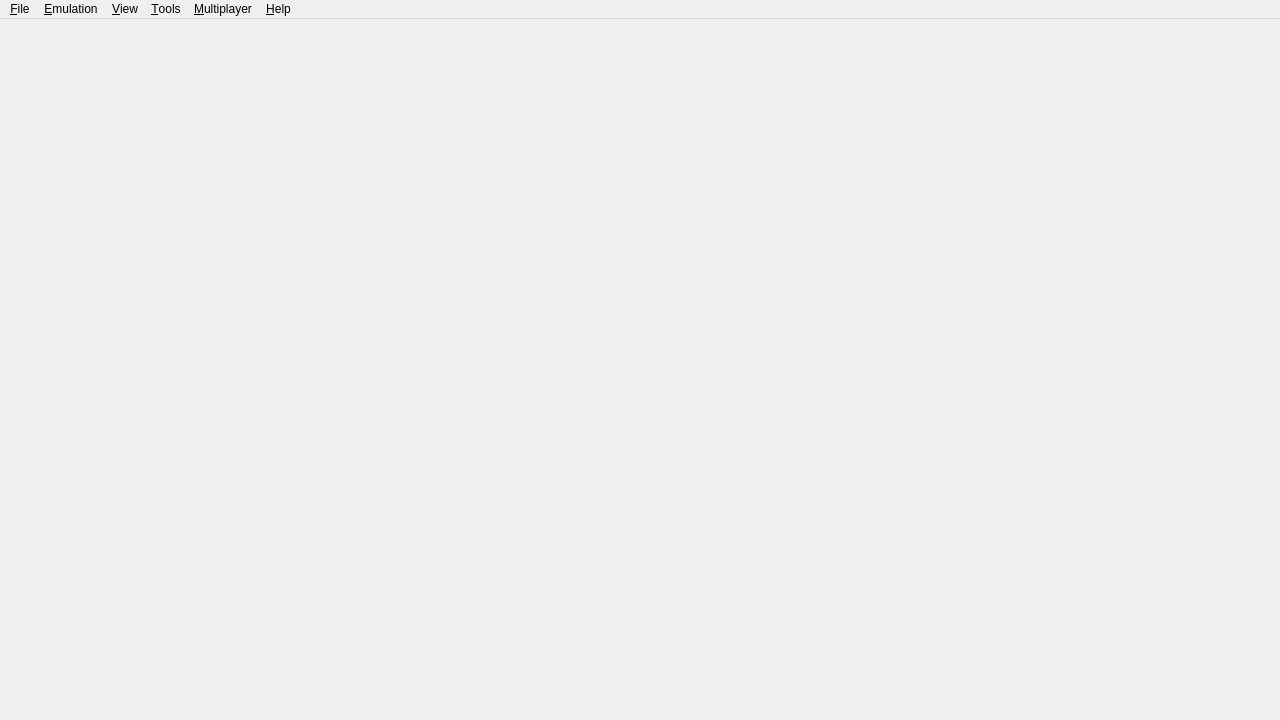
<?xml version="1.0" encoding="UTF-8"?>
<ui version="4.0">
 <class>MainWindow</class>
 <widget class="QMainWindow" name="MainWindow">
  <property name="geometry">
   <rect>
    <x>0</x>
    <y>0</y>
    <width>1280</width>
    <height>720</height>
   </rect>
  </property>
  <property name="windowTitle">
   <string>atlantis</string>
  </property>
  <property name="windowIcon">
   <iconset resource="atlantis.qrc">
    <normaloff>:/img/atlantis.ico</normaloff>:/img/atlantis.ico</iconset>
  </property>
  <property name="tabShape">
   <enum>QTabWidget::Rounded</enum>
  </property>
  <property name="dockNestingEnabled">
   <bool>true</bool>
  </property>
  <widget class="QWidget" name="centralwidget">
   <layout class="QHBoxLayout" name="horizontalLayout">
    <property name="leftMargin">
     <number>0</number>
    </property>
    <property name="topMargin">
     <number>0</number>
    </property>
    <property name="rightMargin">
     <number>0</number>
    </property>
    <property name="bottomMargin">
     <number>0</number>
    </property>
   </layout>
  </widget>
  <widget class="QMenuBar" name="menubar">
   <property name="geometry">
    <rect>
     <x>0</x>
     <y>0</y>
     <width>1280</width>
     <height>21</height>
    </rect>
   </property>
   <widget class="QMenu" name="menu_File">
    <property name="title">
     <string>&amp;File</string>
    </property>
    <widget class="QMenu" name="menu_recent_files">
     <property name="title">
      <string>&amp;Recent Files</string>
     </property>
    </widget>
    <addaction name="action_Install_File_NAND"/>
    <addaction name="separator"/>
    <addaction name="action_Load_File"/>
    <addaction name="action_Load_Folder"/>
    <addaction name="separator"/>
    <addaction name="menu_recent_files"/>
    <addaction name="separator"/>
    <addaction name="action_Load_Amiibo"/>
    <addaction name="separator"/>
    <addaction name="action_Open_atlantis_Folder"/>
    <addaction name="separator"/>
    <addaction name="action_Exit"/>
   </widget>
   <widget class="QMenu" name="menu_Emulation">
    <property name="title">
     <string>&amp;Emulation</string>
    </property>
    <addaction name="action_Pause"/>
    <addaction name="action_Stop"/>
    <addaction name="action_Restart"/>
    <addaction name="separator"/>
    <addaction name="action_Configure"/>
    <addaction name="action_Configure_Current_Game"/>
   </widget>
   <widget class="QMenu" name="menu_View">
    <property name="title">
     <string>&amp;View</string>
    </property>
    <widget class="QMenu" name="menu_Reset_Window_Size">
     <property name="title">
      <string>&amp;Reset Window Size</string>
     </property>
    </widget>
    <widget class="QMenu" name="menu_View_Debugging">
     <property name="title">
      <string>&amp;Debugging</string>
     </property>
    </widget>
    <action name="action_Reset_Window_Size_720">
     <property name="text">
      <string>Reset Window Size to &amp;720p</string>
     </property>
     <property name="iconText">
      <string>Reset Window Size to 720p</string>
     </property>
    </action>
    <action name="action_Reset_Window_Size_900">
     <property name="text">
      <string>Reset Window Size to &amp;900p</string>
     </property>
     <property name="iconText">
      <string>Reset Window Size to 900p</string>
     </property>
    </action>
    <action name="action_Reset_Window_Size_1080">
     <property name="text">
      <string>Reset Window Size to &amp;1080p</string>
     </property>
     <property name="iconText">
      <string>Reset Window Size to 1080p</string>
     </property>
    </action>
    <addaction name="action_Fullscreen"/>
    <addaction name="action_Single_Window_Mode"/>
    <addaction name="action_Display_Dock_Widget_Headers"/>
    <addaction name="action_Show_Filter_Bar"/>
    <addaction name="action_Show_Status_Bar"/>
    <addaction name="separator"/>
    <addaction name="menu_Reset_Window_Size"/>
    <addaction name="menu_View_Debugging"/>
   </widget>
   <widget class="QMenu" name="menu_Multiplayer">
    <property name="enabled">
     <bool>true</bool>
    </property>
    <property name="title">
     <string>&amp;Multiplayer</string>
    </property>
    <addaction name="action_View_Lobby"/>
    <addaction name="action_Start_Room"/>
    <addaction name="action_Connect_To_Room"/>
    <addaction name="separator"/>
    <addaction name="action_Show_Room"/>
    <addaction name="action_Leave_Room"/>
   </widget>
   <widget class="QMenu" name="menu_Tools">
    <property name="title">
     <string>&amp;Tools</string>
    </property>
    <widget class="QMenu" name="menu_cabinet_applet">
     <property name="title">
      <string>&amp;Amiibo</string>
     </property>
     <addaction name="action_Load_Cabinet_Nickname_Owner"/>
     <addaction name="action_Load_Cabinet_Eraser"/>
     <addaction name="action_Load_Cabinet_Restorer"/>
     <addaction name="action_Load_Cabinet_Formatter"/>
    </widget>
    <widget class="QMenu" name="menuTAS">
     <property name="title">
      <string>&amp;TAS</string>
     </property>
     <addaction name="action_TAS_Start"/>
     <addaction name="action_TAS_Record"/>
     <addaction name="action_TAS_Reset"/>
     <addaction name="separator"/>
     <addaction name="action_Configure_Tas"/>
    </widget>
    <addaction name="action_Install_Keys"/>
    <addaction name="action_Install_Firmware"/>
    <addaction name="action_Verify_installed_contents"/>
    <addaction name="separator"/>
    <addaction name="menu_cabinet_applet"/>
    <addaction name="action_Load_Album"/>
    <addaction name="action_Load_Mii_Edit"/>
    <addaction name="action_Open_Controller_Menu"/>
    <addaction name="separator"/>
    <addaction name="action_Capture_Screenshot"/>
    <addaction name="menuTAS"/>
   </widget>
   <widget class="QMenu" name="menu_Help">
    <property name="title">
     <string>&amp;Help</string>
    </property>
    <addaction name="action_Report_Compatibility"/>
    <addaction name="action_Open_Mods_Page"/>
    <addaction name="action_Open_Quickstart_Guide"/>
    <addaction name="action_Open_FAQ"/>
    <addaction name="separator"/>
    <addaction name="action_About"/>
   </widget>
   <addaction name="menu_File"/>
   <addaction name="menu_Emulation"/>
   <addaction name="menu_View"/>
   <addaction name="menu_Tools"/>
   <addaction name="menu_Multiplayer"/>
   <addaction name="menu_Help"/>
  </widget>
  <action name="action_Install_File_NAND">
   <property name="enabled">
    <bool>true</bool>
   </property>
   <property name="text">
    <string>&amp;Install Files to NAND...</string>
   </property>
  </action>
  <action name="action_Load_File">
   <property name="text">
    <string>L&amp;oad File...</string>
   </property>
  </action>
  <action name="action_Load_Folder">
   <property name="text">
    <string>Load &amp;Folder...</string>
   </property>
  </action>
  <action name="action_Exit">
   <property name="text">
    <string>E&amp;xit</string>
   </property>
  </action>
  <action name="action_Pause">
   <property name="enabled">
    <bool>false</bool>
   </property>
   <property name="text">
    <string>&amp;Pause</string>
   </property>
  </action>
  <action name="action_Stop">
   <property name="enabled">
    <bool>false</bool>
   </property>
   <property name="text">
    <string>&amp;Stop</string>
   </property>
  </action>
  <action name="action_Verify_installed_contents">
   <property name="text">
    <string>&amp;Verify Installed Contents</string>
   </property>
  </action>
  <action name="action_About">
   <property name="text">
    <string>&amp;About atlantis</string>
   </property>
  </action>
  <action name="action_Single_Window_Mode">
   <property name="checkable">
    <bool>true</bool>
   </property>
   <property name="text">
    <string>Single &amp;Window Mode</string>
   </property>
  </action>
  <action name="action_Configure">
   <property name="text">
    <string>Con&amp;figure...</string>
   </property>
   <property name="menuRole">
    <enum>QAction::PreferencesRole</enum>
   </property>
  </action>
  <action name="action_Display_Dock_Widget_Headers">
   <property name="checkable">
    <bool>true</bool>
   </property>
   <property name="text">
    <string>Display D&amp;ock Widget Headers</string>
   </property>
  </action>
  <action name="action_Show_Filter_Bar">
   <property name="checkable">
    <bool>true</bool>
   </property>
   <property name="text">
    <string>Show &amp;Filter Bar</string>
   </property>
  </action>
  <action name="action_Show_Status_Bar">
   <property name="checkable">
    <bool>true</bool>
   </property>
   <property name="text">
    <string>Show &amp;Status Bar</string>
   </property>
   <property name="iconText">
    <string>Show Status Bar</string>
   </property>
  </action>
  <action name="action_View_Lobby">
   <property name="enabled">
    <bool>true</bool>
   </property>
   <property name="text">
    <string>&amp;Browse Public Game Lobby</string>
   </property>
  </action>
  <action name="action_Start_Room">
   <property name="enabled">
    <bool>true</bool>
   </property>
   <property name="text">
    <string>&amp;Create Room</string>
   </property>
  </action>
  <action name="action_Leave_Room">
   <property name="enabled">
    <bool>false</bool>
   </property>
   <property name="text">
    <string>&amp;Leave Room</string>
   </property>
  </action>
  <action name="action_Connect_To_Room">
   <property name="text">
    <string>&amp;Direct Connect to Room</string>
   </property>
  </action>
  <action name="action_Show_Room">
   <property name="enabled">
    <bool>false</bool>
   </property>
   <property name="text">
    <string>&amp;Show Current Room</string>
   </property>
  </action>
  <action name="action_Fullscreen">
   <property name="checkable">
    <bool>true</bool>
   </property>
   <property name="text">
    <string>F&amp;ullscreen</string>
   </property>
  </action>
  <action name="action_Restart">
   <property name="enabled">
    <bool>false</bool>
   </property>
   <property name="text">
    <string>&amp;Restart</string>
   </property>
  </action>
  <action name="action_Load_Amiibo">
   <property name="enabled">
    <bool>false</bool>
   </property>
   <property name="text">
    <string>Load/Remove &amp;Amiibo...</string>
   </property>
  </action>
  <action name="action_Report_Compatibility">
   <property name="enabled">
    <bool>false</bool>
   </property>
   <property name="text">
    <string>&amp;Report Compatibility</string>
   </property>
   <property name="visible">
    <bool>false</bool>
   </property>
  </action>
  <action name="action_Open_Mods_Page">
   <property name="text">
    <string>Open &amp;Mods Page</string>
   </property>
  </action>
  <action name="action_Open_Quickstart_Guide">
   <property name="text">
    <string>Open &amp;Quickstart Guide</string>
   </property>
  </action>
  <action name="action_Open_FAQ">
   <property name="text">
    <string>&amp;FAQ</string>
   </property>
  </action>
  <action name="action_Open_atlantis_Folder">
   <property name="text">
    <string>Open &amp;atlantis Folder</string>
   </property>
  </action>
  <action name="action_Capture_Screenshot">
   <property name="enabled">
    <bool>false</bool>
   </property>
   <property name="text">
    <string>&amp;Capture Screenshot</string>
   </property>
  </action>
  <action name="action_Load_Album">
   <property name="text">
    <string>Open &amp;Album</string>
   </property>
  </action>
  <action name="action_Load_Cabinet_Nickname_Owner">
   <property name="text">
    <string>&amp;Set Nickname and Owner</string>
   </property>
  </action>
  <action name="action_Load_Cabinet_Eraser">
   <property name="text">
    <string>&amp;Delete Game Data</string>
   </property>
  </action>
  <action name="action_Load_Cabinet_Restorer">
   <property name="text">
    <string>&amp;Restore Amiibo</string>
   </property>
  </action>
  <action name="action_Load_Cabinet_Formatter">
   <property name="text">
    <string>&amp;Format Amiibo</string>
   </property>
  </action>
  <action name="action_Load_Mii_Edit">
   <property name="text">
    <string>Open &amp;Mii Editor</string>
   </property>
  </action>
  <action name="action_Configure_Tas">
   <property name="text">
    <string>&amp;Configure TAS...</string>
   </property>
   <property name="menuRole">
    <enum>QAction::NoRole</enum>
   </property>
  </action>
  <action name="action_Configure_Current_Game">
   <property name="enabled">
    <bool>false</bool>
   </property>
   <property name="text">
    <string>Configure C&amp;urrent Game...</string>
   </property>
   <property name="menuRole">
    <enum>QAction::NoRole</enum>
   </property>
  </action>
  <action name="action_TAS_Start">
   <property name="enabled">
    <bool>false</bool>
   </property>
   <property name="text">
    <string>&amp;Start</string>
   </property>
  </action>
  <action name="action_TAS_Reset">
   <property name="enabled">
    <bool>false</bool>
   </property>
   <property name="text">
    <string>&amp;Reset</string>
   </property>
  </action>
  <action name="action_TAS_Record">
   <property name="enabled">
    <bool>false</bool>
   </property>
   <property name="text">
    <string>R&amp;ecord</string>
   </property>
  </action>
  <action name="action_Open_Controller_Menu">
   <property name="text">
    <string>Open &amp;Controller Menu</string>
   </property>
  </action>
  <action name="action_Install_Firmware">
   <property name="text">
    <string>Install Firmware</string>
   </property>
  </action>
  <action name="action_Install_Keys">
   <property name="text">
    <string>Install Decryption Keys</string>
   </property>
  </action>
 </widget>
 <resources>
  <include location="atlantis.qrc"/>
 </resources>
 <connections/>
</ui>
